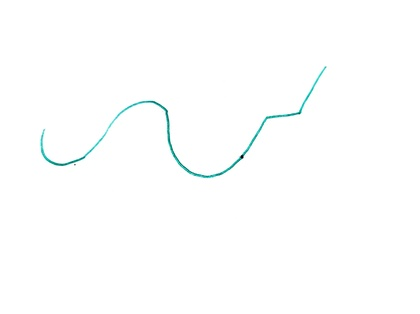
%> input picture Code/colorimagetry_1.jpg, 420 x 314 px, shrunk from 2210 x 1654 before the run
$ octave run.m   (GNU Octave 9; MATLAB toolbox functions it lacks are replaced by stand-ins)
%> lines starting %> are read from the running program, lines starting %| are printed output that depends on the picture; in (x1, y1, x2, y2) boxes, pixels count from 0 and x2, y2 are one past the last pixel; in counts of white or black regions, pixels touching at a corner belong together; the program's own positions count from 1
### Code/smoothsc.m
function [x2,y2] = smoothsc(A)
% x2 is the 1*n vector of x-coordinates after smoothing.
% y2 is the 1*n vector of y-coordinates after smoothing.

[row,col] = size(A);
k = 1;
m=zeros( row*col,2);
% Find points from the image.
% '0' corrsponds Black points.
for i = 1:row
    for j = 1:col
        if A(i,j) == 0
            m(k,1) = j; % x axis values on col 1
            m(k,2) = i; % y axis values on 2
            k = k+1;
        end
    end
end
 d=m(1:k-1, :);
% Ordinate of the lowest point has assumesd to be 1.
% '1' has added to avoid log(0) error.
d(:,2) = max( d(:,2) )  +  1-  d(:,2); %taking the y axis value of black points

% Sort the points.
d = sortrows(d);
x = d(:,1);
y = d(:,2);

% Plot original points.
% scatter(x,y);
% hold on;
% plot(app.UIAxes3,y);
k = length(x);
p=1;
x1(p) = x(1);
y1(p) = y(1);

% Smooth vertical lines.
for i = 2:k-1
    if x(i) ~= x1(p)
        p=p+1;
    end
    x1(p) = x(i);
    y1(p) = y(i);
end
x1(p+1)= x(k);
y1(p+1)= y(k);
k = p+1;
p=1;
x2(p) = x1(1);
y2(p) = y1(1);

% Smooth horizontal lines.
for i = 2:k-1
    if y1(i) ~= y2(p)
        p=p+1;
    end
    x2(p) = x1(i);
    y2(p) = y1(i);
end
x2(p+1)= x1(k);
y2(p+1)= y1(k);

end

### Code/findpeaks.m
function [peakx,peaky,px] = findpeaks(x2,y2)
% peakx is the vector of x_value of the peaks and crests.
% peaky is the vector of y_value of the peaks and crests.
% px is the vector of position of the peaks and crests.
k = length(x2);
j = 1;

% Set first image point to be a peak.
peakx(1) = x2(1);
peaky(1) = y2(1);
px(1) = 1;
for i = 1:k-2

    % Search peak.
    % A point is a peak if f(x)>f(x+h) && f(x)>f(x-h).
    if y2(i+1)>y2(i) && y2(i+1)>y2(i+2)
        j = j+1;
        peakx(j) = x2(i+1);
        peaky(j) = y2(i+1);
        px(j) = i+1;
    end

    % Search crest.
    % A point is a crest if f(x)<f(x+h) && f(x)<f(x-h).
    if y2(i+1)<y2(i) && y2(i+1)<y2(i+2)
        j = j+1;
        peakx(j) = x2(i+1);
        px(j) = i+1;
        peaky(j) = y2(i+1);
    end
end

% Set last image point to be a peak.
peakx(j+1) = x2(k);
peaky(j+1) = y2(k);
px(j+1) = k;

### Code/bestfitcurve.m
function [r,ym,error_for_rms]= bestfitcurve(x,y)
% r is the vector of coefficients of the best fitted equation.
% ym is the vector of fitted ordinates.

% Linear fit, y = mx+c.
r1 = polyfit(x,y,1);
ym1 = polyval(r1,x);
r = r1;
ym = ym1;
e1 = sum(abs(y-ym1));
e = e1;
error_for_rms = abs(y-ym1);

% Second degree polynomial fit, y = ax^2+bx+c.
r2 = polyfit(x,y,2);
ym2 = polyval(r2,x);
e2 = sum(abs(y-ym2));
if e2<e1
    clear r;
    clear ym;
    clear error_for_rms;
    r = r2;
    ym = ym2;
    e = e2;
    error_for_rms = abs(y-ym2);
end

% Third degree polynomial fit, y = ax^3+bx^2+cx+d.
r2 = polyfit(x,y,3);
ym2 = polyval(r2,x);
e2 = sum(abs(y-ym2));
if e2<e
    clear r;
    clear ym;
    clear error_for_rms;
    r = r2;
    ym = ym2;
    e = e2;
    error_for_rms = abs(y-ym2);
end

% In rational, exponential, circular fit the coefficient
% vector includes some extra zeros so that from the length
% of the coefficient vector the real equation can be identified.

% Rational function fit, y = (x+A)/(Bx+C).
[A,B,C] = ratreg(x,y);
ym2 = (x+A)./(B.*x+C);
r2 = [0 0 A B C];  % show ans use case for n == 5
e2 = sum(abs(y-ym2));
if e2<e
    clear r;
    clear ym;
    clear error_for_rms;
    r = r2;
    ym = ym2;
    e = e2;
    error_for_rms = abs(y-ym2);
end

% Exponential fit. y = C*exp(Ax).
[C,A] = expreg(x,y);
ym2 = C.*exp(A.*x);
r2 = [0 0 0 0 C A]; % for the show ans n == 6
e2 = sum(abs(y-ym2));
if e2<e
    clear r;
    clear ym;
    clear error_for_rms;
    r = r2;
    ym = ym2;
    e = e2;
    error_for_rms = abs(y-ym2);
end

% Circular fit, x^2+y^2+2gx+2fy+c = 0.
[g,f,c] = circulareg(x,y);
ym21 = -f+abs(sqrt(g^2+f^2-c-(x+g).^2));
ym22 = -f-abs(sqrt(g^2+f^2-c-(x+g).^2));
r2 = [0 0 0 0 g f c];  %for showans n==7
e21 = sum(abs(y-ym21));
e22 = sum(abs(y-ym22));
if e22>e21
    e2 = e21;
else
    e2 = e22;
end
if e2<e
    clear r;
    clear ym;
    clear error_for_rms;
    r = r2;
    ym = ym2;
    e = e2;
    error_for_rms = abs(y-ym2);
end

% Plot the curve for which sum of errors is minimum.
plot(x,ym,'r');
end

### Code/ratreg.m
function [A,B,C] = ratreg(x,y)
% Perform Rational Regression.
sx = sum(x);
sy = sum(y);
sx2 = sum((x.^2));
sy2 = sum((y.^2));
sxy = sum((x.*y));
sxy2 = sum((x.*(y.^2)));
sx2y = sum(((x.^2).*y));
sx2y2 = sum((x.^2).*(y.^2));
n = length(x);
M = [sxy2 sy2  -sy  sxy;
     sx2y2 sxy2 -sxy sx2y;
     sxy  sy   -n   sx];
M = rref(M);
B = M(1,4);
C = M(2,4);
A = M(3,4);

### Code/expreg.m
function [C,A] = expreg(x,y)
% Perform Exponential Regression.
y =log(y);
sumx=0;
sumy=0;
sumxy=0;
sumsqx=0;
n = length(x);
for i=1:n
    sumx=sumx+x(i);
    sumy=sumy+y(i);
    sumxy=sumxy+x(i)*y(i);
    sumsqx=sumsqx+x(i)^2;
end
A=(n*sumxy-sumx*sumy)/(n*sumsqx-(sumx)^2);
meanx=sumx/n;
meany=sumy/n;
C = meany-A*meanx;
C = exp(C);

### Code/circulareg.m
function [g,f,c] = circulareg(x,y)
% Perform Circular Regression.
sx = sum(x);
sy = sum(y);
sx2 = sum((x.^2));
sy2 = sum((y.^2));
sx3 = sum((x.^3));
sy3 = sum((y.^3));
sxy = sum((x.*y));
sxy2 = sum((x.*(y.^2)));
sx2y = sum(((x.^2).*y));
n = length(x);
A = [2*sx2 2*sxy sx -(sx3+sxy2);
     2*sxy 2*sy2 sy -(sx2y+sy3);
     2*sx  2*sy  n  -(sx2+sy2)];
A = rref(A);
g = A(1,4);
f = A(2,4);
c = A(3,4);

### Code/showans.m
function eq=showans(r,ym,m,p)
% Display results.
X=sym('x');
Y=sym('y');
n = length(r);
digits(5);
r = sym(r,'d');
eq = 0;
if n == 2
    eq = sprintf("%.2f *X+(%.2f)",r(1),r(2));
elseif n == 3
    eq = sprintf("%.2f*X^2+(%.2f)*X+(%.2f)",r(1),r(2),r(3));
elseif n == 4
    eq = sprintf("%.2f*X^3+(%.2f)*X^2+(%.2f)*X+(%.2f)",r(1),r(2),r(3),r(4));
elseif n == 5
%     eq = sprintf("(X+r(3))/(r(4)*X+r(5))");
   eq= sprintf("(X+(%.2f))/((%.2f)*X+(%.2f))",r(3),r(4),r(5));
elseif n == 6
    eq =sprintf(" %.2f*exp((%.2f)*X)",r(5),r(6));

elseif n == 7

    eq=sprintf("X^2+Y^2+2*(%.2f)*X+2*(%.2f)*Y+(%.2f)",r(5),r(6),r(7));
end
% fprintf('%d<x<%d ==> ',m,p);
% disp(eq);

### Code/run.m
% A code to segment a input curve and find easy
% equation for each particular segment.
% Input curve should be a bitmap image with
% white background and curve should be drawn in black.
%(saved in 256 colour mode).

clc;
clear all;
format short;
close all;
warning off;
threshold_gap_per =2;
imageread_intesity = 80;
%Input Image.
A = imread('colorimagetry_1.jpg');
%> A is the input picture: size 314x420x3 uint8; mean R, G, B 253.3, 254.3, 254.2

A = rgb2gray(A);
%> A: size 314x420 uint8
[r , c] = size (A);
%> r = 314; c = 420
threshold_gap =(r*threshold_gap_per*0.01);
%> threshold_gap = 6.28
A = A> 255*imageread_intesity*0.01;
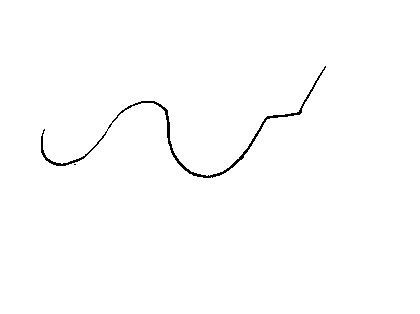
%> A: size 314x420 logical; 99.2% white; black in thin lines or dots, all inside (x1, y1, x2, y2) = (41, 66, 326, 178)

% Smooth spikes, vertical and horizontal lines.
[x ,y] = smoothsc(A);
%> after the loop in smoothsc, `for i = 1:row`: k = 1000
%> in smoothsc, `d=m(1:k-1, :);`: d = 999 rows, first 12: [326 67; 325 68; 326 68; 325 69; 324 70; 325 70; 323 71; 324 71; 323 72; 322 73; 323 73; 321 74]
%> in smoothsc, `d = sortrows(d);`: d = 999 rows, first 12: [42 26; 42 27; 42 28; 42 29; 42 30; 42 31; 42 32; 42 33; 42 34; 42 35; 42 36; 42 37]
%> in smoothsc, `x = d(:,1);`: x = 999 values from 42 to 326
%> in smoothsc, `y = d(:,2);`: y = 999 values, max 112 at index 999, min 1 at index 587, mean 41.11
%> in smoothsc, `k = length(x);`: k = 999
%> after the loop in smoothsc, `for i = 2:k-1`: p = 285; x1 = 285 values from 42 to 326; y1 = 285 values, max 111 at index 284, min 2 at index 166, mean 43.4
%> in smoothsc, `k = p+1;`: k = 286
%> after the loop in smoothsc, `for i = 2:k-1`: p = 181; x2 = 181 values from 42 to 326; y2 = 181 values, max 111 at index 181, min 2 at index 103, mean 44.02
%> x = 182 values from 42 to 326; y = 182 values, max 112 at index 182, min 2 at index 103, mean 44.4

% plot the smoothened curve
plot(x,y, 'LineWidth', 1.5, 'color', 'k');
hold on;
% Find Peak and Crest points.
[peakx,peaky,px] = findpeaks(x,y);
%> after the loop in findpeaks, `for i = 1:k-2`: j = 7; peakx = [42 45 63 155 208 209 210]; peaky = [42 49 14 77 2 3 2]; px = [1 4 13 67 103 104 105]
%> peakx = [42 45 63 155 208 209 210 326]; peaky = [42 49 14 77 2 3 2 112]; px = [1 4 13 67 103 104 105 182]


% Number of equations is Number of peaks minus 1.
q = length(px);
%> q = 8
%> the run ends on the next line
% % % % disp('Fitted Equations Are:');
s = 1;
i = 1;
% plot(peakx(i),peaky(i),'ko','LineWidth',2.0);
% %for i = 1:q-1
while i <= q-1
    if ((px(i+s)-px(i)) > threshold_gap) || (i+s == q)
    m = px(i);
    n = px(i+s);
    % Segment the curve for fittng.
    [r,ym,error_for_rms] = bestfitcurve(x(m:n),y(m:n));
    if i==1
        error_col = error_for_rms;
    end
    if i>1
        error_col = [error_col error_for_rms];
    end
    % Display results.
    showans(r,ym,peakx(i),peakx(i+s)); %fitted graph display

$ run again, with Code/GUI Outline.png saved as Code/colorimagetry_1.jpg
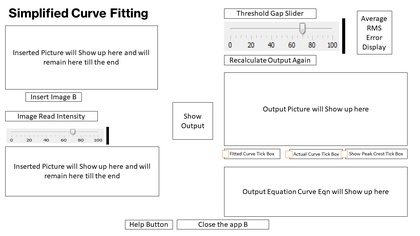
%> input picture Code/GUI Outline.png, 420 x 236 px, shrunk from 1280 x 720 before the run
%> A is the input picture: size 236x420x3 uint8; mean R, G, B 243.8, 243.8, 243.8
%> `A = A> 255*imageread_intesity*0.01;`:
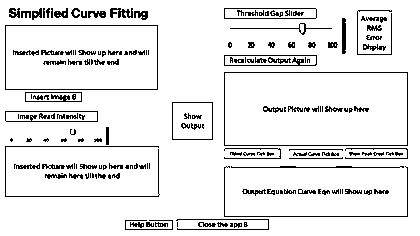
%> A: size 236x420 logical; 91.3% white; black in thin lines or dots
%> after the loop in smoothsc, `for i = 1:row`: k = 8617
%> in smoothsc, `k = length(x);`: k = 8616
%> after the loop in smoothsc, `for i = 2:k-1`: p = 403; x1 = 403 values from 6 to 408; y1 = 403 values, max 222 at index 6, min 10 at index 156, mean 191.1
%> in smoothsc, `k = p+1;`: k = 404
%> after the loop in smoothsc, `for i = 2:k-1`: p = 88; x2 = 88 values from 9 to 408; y2 = 88 values, max 222 at index 3, min 10 at index 69, mean 203.4
%> `[x ,y] = smoothsc(A);`: x = 89 values from 9 to 408; y = 89 values, max 222 at index 3, min 10 at index 69, mean 202.9
%> after the loop in findpeaks, `for i = 1:k-2`: j = 59; peakx = 59 values from 9 to 408; peaky = 59 values, max 222 at index 2, min 10 at index 47, mean 203.6; px = 59 values from 1 to 88
%> `[peakx,peaky,px] = findpeaks(x,y);`: peakx = 60 values from 9 to 408; peaky = 60 values, max 222 at index 2, min 10 at index 47, mean 202.8; px = 60 values from 1 to 89
%> q = 60

$ run again, with Code/pic1.bmp saved as Code/colorimagetry_1.jpg
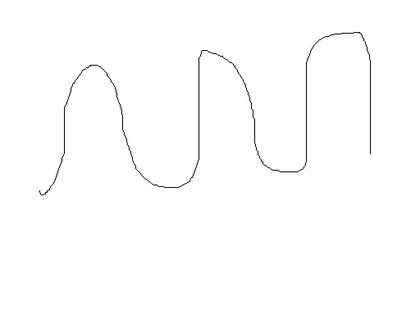
%> input picture Code/pic1.bmp, 420 x 315 px, shrunk from 512 x 384 before the run
%> A is the input picture: size 315x420x3 uint8; min 0, max 255, mean 253.3
%> `A = A> 255*imageread_intesity*0.01;`:
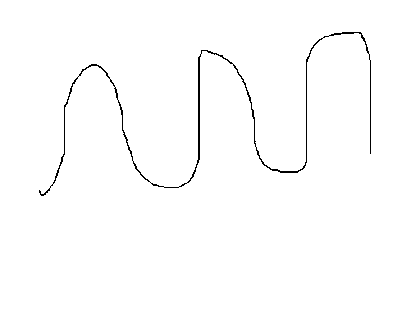
%> A: size 315x420 logical; 99% white; black in thin lines or dots, all inside (x1, y1, x2, y2) = (39, 32, 371, 196)
%> after the loop in smoothsc, `for i = 1:row`: k = 1347
%> in smoothsc, `d=m(1:k-1, :);`: d = 1346 rows, first 12: [343 33; 344 33; 345 33; 346 33; 347 33; 348 33; 349 33; 350 33; 351 33; 352 33; 353 33; 354 33]
%> in smoothsc, `d = sortrows(d);`: d = 1346 rows, first 12: [40 4; 40 5; 40 6; 41 2; 41 3; 41 4; 41 5; 42 1; 42 2; 43 1; 43 2; 44 1]
%> in smoothsc, `x = d(:,1);`: x = 1346 values from 40 to 371
%> in smoothsc, `y = d(:,2);`: y = 1346 values, max 164 at index 1178, min 1 at index 8, mean 83.3
%> in smoothsc, `k = length(x);`: k = 1346
%> after the loop in smoothsc, `for i = 2:k-1`: p = 332; x1 = 332 values from 40 to 371; y1 = 332 values, max 164 at index 304, min 2 at index 3, mean 84.56
%> in smoothsc, `k = p+1;`: k = 333
%> after the loop in smoothsc, `for i = 2:k-1`: p = 210; x2 = 210 values from 40 to 371; y2 = 210 values, max 164 at index 200, min 2 at index 3, mean 82.72
%> `[x ,y] = smoothsc(A);`: x = 211 values from 40 to 371; y = 211 values, max 164 at index 200, min 2 at index 3, mean 82.97
%> after the loop in findpeaks, `for i = 1:k-2`: j = 8; peakx = [40 44 97 179 208 298 361 371]; peaky = [6 2 132 9 146 25 164 135]; px = [1 3 47 103 122 173 200 210]
%> `[peakx,peaky,px] = findpeaks(x,y);`: peakx = [40 44 97 179 208 298 361 371 371]; peaky = [6 2 132 9 146 25 164 135 136]; px = [1 3 47 103 122 173 200 210 211]
%> q = 9

$ run again, with Code/pic10.png saved as Code/colorimagetry_1.jpg
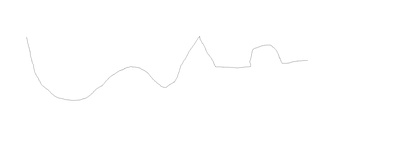
%> input picture Code/pic10.png, 420 x 151 px, shrunk from 2491 x 893 before the run
%> A is the input picture: size 151x420x3 uint8; min 185, max 255, mean 254.6
%> `A = A> 255*imageread_intesity*0.01;`:
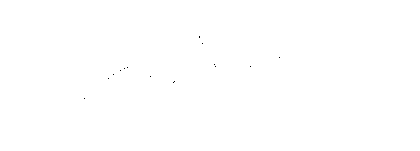
%> A: size 151x420 logical; 100% white; black in thin lines or dots, all inside (x1, y1, x2, y2) = (84, 36, 280, 99)
%> after the loop in smoothsc, `for i = 1:row`: k = 17
%> in smoothsc, `d=m(1:k-1, :);`: d = 16 rows, first 12: [200 37; 200 38; 203 44; 280 58; 215 65; 216 67; 251 67; 128 68; 125 69; 121 71; 114 75; 151 77]
%> in smoothsc, `d = sortrows(d);`: d = 16 rows, first 12: [85 1; 109 21; 114 25; 121 29; 125 31; 128 32; 151 23; 174 17; 175 18; 200 62; 200 63; 203 56]
%> in smoothsc, `x = d(:,1);`: x = [85; 109; 114; 121; 125; 128; 151; 174; 175; 200; 200; 203; 215; 216; 251; 280]
%> in smoothsc, `y = d(:,2);`: y = [1; 21; 25; 29; 31; 32; 23; 17; 18; 62; 63; 56; 35; 33; 33; 42]
%> in smoothsc, `k = length(x);`: k = 16
%> the loop in smoothsc, `for i = 2:k-1` made 14 passes
%> after the loop in smoothsc, `for i = 2:k-1`: x1 = [85 109 114 121 125 128 151 174 175 200 203 215 216 251]; y1 = [1 21 25 29 31 32 23 17 18 63 56 35 33 33]
%> in smoothsc, `k = p+1;`: k = 15
%> the loop in smoothsc, `for i = 2:k-1` made 13 passes
%> after the loop in smoothsc, `for i = 2:k-1`: x2 = [85 109 114 121 125 128 151 174 175 200 203 215 251]; y2 = [1 21 25 29 31 32 23 17 18 63 56 35 33]
%> `[x ,y] = smoothsc(A);`: x = [85 109 114 121 125 128 151 174 175 200 203 215 251 280]; y = [1 21 25 29 31 32 23 17 18 63 56 35 33 42]
%> after the loop in findpeaks, `for i = 1:k-2`: peakx = [85 128 174 200 251]; peaky = [1 32 17 63 33]; px = [1 6 8 10 13]
%> `[peakx,peaky,px] = findpeaks(x,y);`: peakx = [85 128 174 200 251 280]; peaky = [1 32 17 63 33 42]; px = [1 6 8 10 13 14]
%> q = 6
